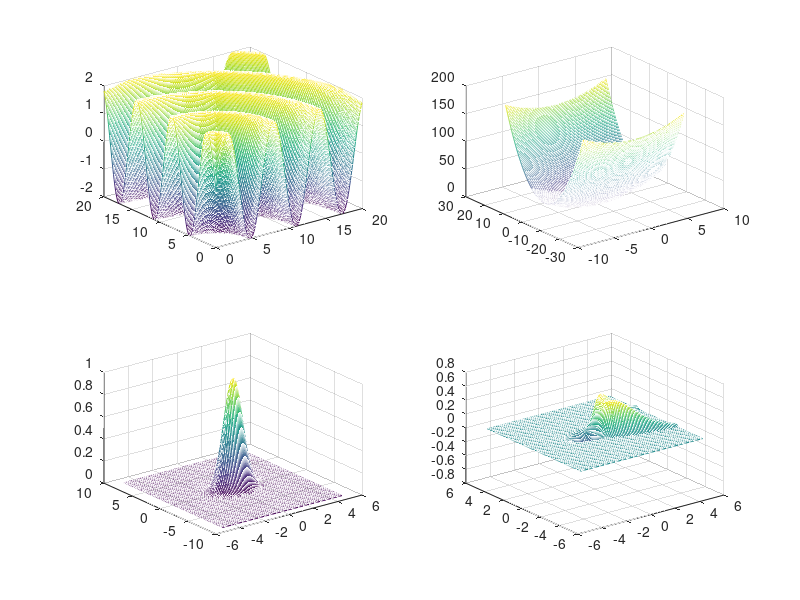

The MATLAB source for this figure:
%% 1.
subplot(2,2,1);
f = @(x,y) 2 .* sin((x.^2 +y.^2).^.5);
[X,Y] = meshgrid(0:0.1:20,0:0.1:20);
mesh(X,Y,f(X,Y));

%% 2.
subplot(2,2,2);
f = @(x,y) (x.^2)./2 + (y.^2)./3;
a = rand()*20+1;
b = rand()*20+1;
[X,Y] = meshgrid(-a:0.1:a,-b:0.1:b);
mesh(X,Y,f(X,Y));


%% 3.
subplot(2,2,3);
f = @(x,y) exp(-(x.^2)-(y.^2));
a = rand()*5+4;
b = rand()*5+4;
[X,Y] = meshgrid(-a:0.1:a,-b:0.1:b);
mesh(X,Y,f(X,Y));

%% 4.
subplot(2,2,4);
f = @(x,y) x .* exp(-(x-(y.^2)).^2 -(y.^2));
a = 5;
b = 5;
[X,Y] = meshgrid(-a:0.1:a,-b:0.1:b);
mesh(X,Y,f(X,Y));

%%
clear("a", "b", "f", "X", "Y")